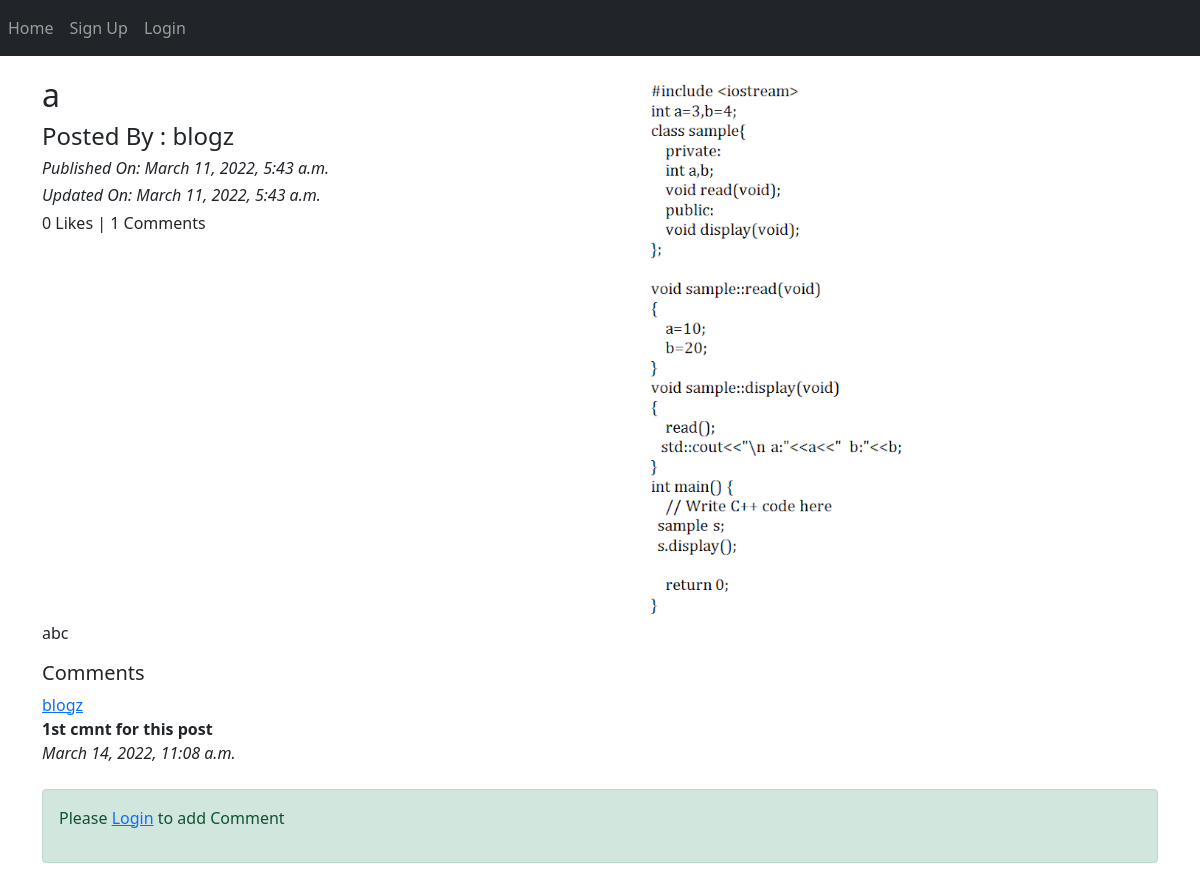
The page /blog/blog_details_not_loggedin/a-123663b6-c47c-4103-8a76-537d4c2f11cf on the database its author committed.
### app_blog/models.py (models this page shows, shortened)
class Blog(models.Model):
    author = models.ForeignKey(User,on_delete=models.CASCADE,related_name='post_author')
    blog_title = models.CharField(max_length=300,verbose_name="Title")
    slug = models.SlugField(max_length=300,unique=True)
    blog_content=models.TextField(verbose_name="what is on your mind??")
    blog_image=models.ImageField(upload_to='blog_images',verbose_name='Blog Image')
    publish_date = models.DateTimeField(auto_now_add=True)
    update_date=models.DateTimeField(auto_now=True)
    class Meta:
        ordering=['-publish_date']

class comment(models.Model):
    blog = models.ForeignKey(Blog,on_delete=models.CASCADE,related_name='blog_comment')
    user=models.ForeignKey(User,on_delete=models.CASCADE,related_name='user_comment')
    comment=models.TextField()
    comment_date = models.DateTimeField(auto_now_add=True)
    class Meta:
        ordering=['-comment_date']

### app_blog/views.py (the view)
# urls.py: path('blog_details_not_loggedin/<slug:slug>',views.blog_details_not_loggedin,name='blog_details_not_loggedin'),
def blog_details_not_loggedin(request,slug):
    blog=Blog.objects.get(slug=slug)
    return render(request,'app_blog/blog_details_not_loggedin.html',context={'blog':blog})

### templates/app_blog/blog_details_not_loggedin.html (shortened to what this page needs)
{% extends 'base.html' %}
{% load crispy_forms_tags %}
{% block body_block %}
<div class="row">
    <div class="col-sm-6">
       <h2>{{ blog.blog_title }}</h2>
       <h4>Posted By : {{ blog.author }}</h4>
       <i><h6>Published On: {{ blog.publish_date }}</h6></i>
       <i><h6>Updated On: {{ blog.update_date }}</h6></i>
       <h6>{{ blog.liked_blog.count }} Likes | {{ blog.blog_comment.count }} Comments </h6>
    </div>
    <div class="col-sm-6">
       <img src="/media/{{ blog.blog_image }}" width="100%">
    </div>
    {{ blog.blog_content|linebreaks }}
 </div>
 <div class="row">
    <div class="col-sm-12">
        <h5>Comments</h5>
        {% for x in blog.blog_comment.all %}
        <a href="#">{{ x.user }}</a> <br>
       <b> {{ x.comment }} </b> <br>
     <i></h6>   {{ x.comment_date }}  </h6></i>
     <br> <br>
        {% endfor %}
     </div>
 </div>
 <div class="alert alert-success">
   <p> Please <a href="{% url 'app_blog:signin_for_comment' slug=blog.slug %}">Login</a> to add Comment</p>
 </div>
{% endblock %}

### rows shown on the page
Blog: blog_title "a", author "blogz", publish_date "March 11, 2022, 5:43 a.m.", update_date "March 11, 2022, 5:43 a.m.", liked_blog.count "0", blog_comment.count "1", blog_image (picture), blog_content "abc"
comment: user "blogz", comment "1st cmnt for this post", comment_date "March 14, 2022, 11:08 a.m."
